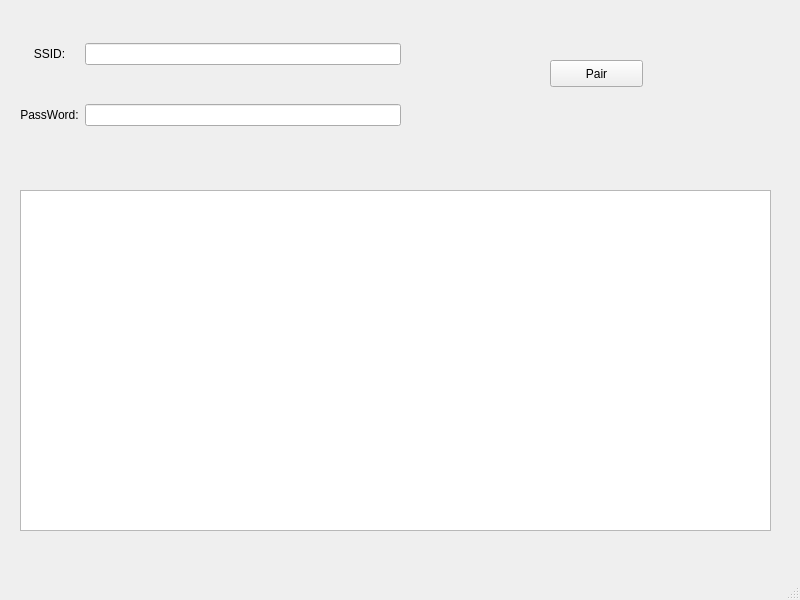
<?xml version="1.0" encoding="UTF-8"?>
<ui version="4.0">
 <class>MainWindow</class>
 <widget class="QMainWindow" name="MainWindow">
  <property name="geometry">
   <rect>
    <x>0</x>
    <y>0</y>
    <width>800</width>
    <height>600</height>
   </rect>
  </property>
  <property name="windowTitle">
   <string>MainWindow</string>
  </property>
  <widget class="QWidget" name="centralwidget">
   <widget class="QPushButton" name="pushButton">
    <property name="geometry">
     <rect>
      <x>550</x>
      <y>60</y>
      <width>93</width>
      <height>27</height>
     </rect>
    </property>
    <property name="text">
     <string>Pair</string>
    </property>
   </widget>
   <widget class="QTextEdit" name="textEdit">
    <property name="geometry">
     <rect>
      <x>20</x>
      <y>190</y>
      <width>751</width>
      <height>341</height>
     </rect>
    </property>
   </widget>
   <widget class="QWidget" name="gridLayoutWidget">
    <property name="geometry">
     <rect>
      <x>20</x>
      <y>10</y>
      <width>381</width>
      <height>151</height>
     </rect>
    </property>
    <layout class="QGridLayout" name="gridLayout">
     <item row="0" column="0">
      <widget class="QLabel" name="SSID_Label">
       <property name="text">
        <string>SSID:</string>
       </property>
       <property name="alignment">
        <set>Qt::AlignCenter</set>
       </property>
      </widget>
     </item>
     <item row="1" column="0">
      <widget class="QLabel" name="Pwd_Label">
       <property name="text">
        <string>PassWord:</string>
       </property>
       <property name="alignment">
        <set>Qt::AlignCenter</set>
       </property>
      </widget>
     </item>
     <item row="0" column="1">
      <widget class="QLineEdit" name="SSID_lineEdit">
       <property name="alignment">
        <set>Qt::AlignLeading|Qt::AlignLeft|Qt::AlignVCenter</set>
       </property>
      </widget>
     </item>
     <item row="1" column="1">
      <widget class="QLineEdit" name="lineEdit_2"/>
     </item>
    </layout>
   </widget>
  </widget>
  <widget class="QMenuBar" name="menubar">
   <property name="geometry">
    <rect>
     <x>0</x>
     <y>0</y>
     <width>800</width>
     <height>24</height>
    </rect>
   </property>
  </widget>
  <widget class="QStatusBar" name="statusbar"/>
 </widget>
 <resources/>
 <connections/>
</ui>
